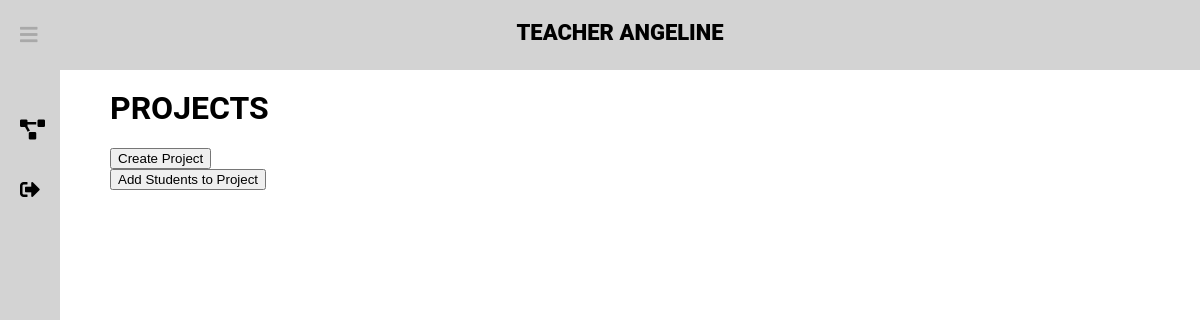
Page /dashboard/ (signed in) on the earlier database version.
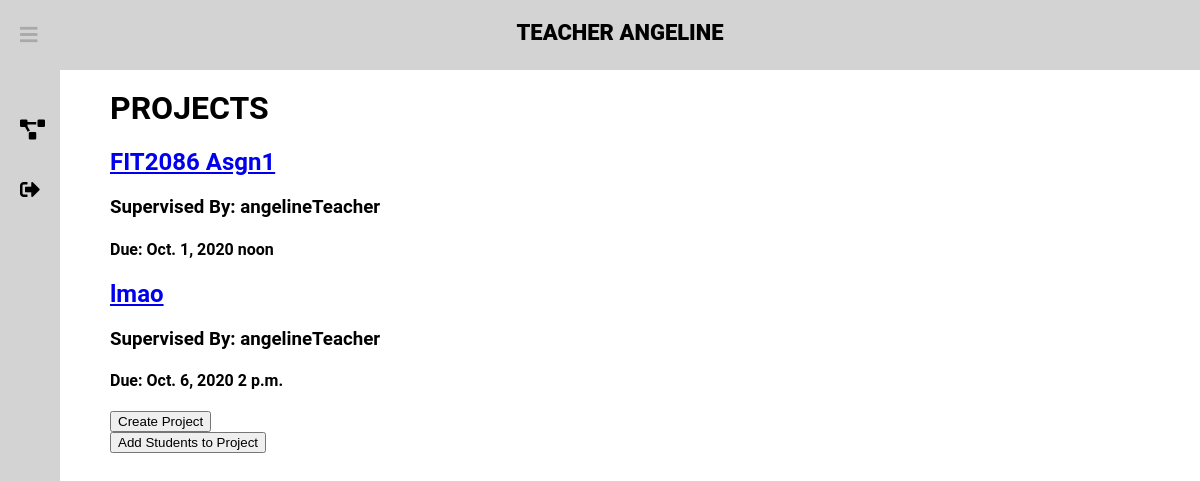
Same page on the later database version.
### projects/models.py (models this page shows, shortened)
class Project(models.Model):
    title = models.CharField(max_length=100)
    due_date = models.DateField()
    due_time = models.TimeField()
    supervisor = models.ForeignKey(User, default=None, on_delete=models.SET_DEFAULT)
    class Meta:
        constraints = [models.UniqueConstraint(fields=['title', 'supervisor'], name="unique title")]
        verbose_name = "Project"

### projects/views.py (the view)
# urls.py: path('dashboard/', project_views.dashboard, name='dashboard'),
@login_required(login_url="/signin")
def dashboard(response):
    if response.user.is_staff:
        projects = Project.objects.filter(supervisor=response.user).order_by('due_date')
        template = "teacherdashboard.html"
    else:
        projects = Project.objects.all().order_by('due_date')   # Filter need to be applied here
        template = "studentdashboard.html"
    arg = {"FirstName": response.user.first_name.capitalize,
           "FullName": response.user.get_full_name,
           "Projects": projects}
    return render(response, template, arg)

### projects/templates/teacherdashboard.html (shortened to what this page needs)
<!DOCTYPE html>
<html lang="en">
{% extends 'newbase.html' %}
{% block content %}
<body>
{% block header %} Teacher {{ FirstName }} {% endblock %}
<div class="container">
    <h1 id="Temp">PROJECTS</h1>
    {% for project in Projects %}
            <div class="project">
            <h2><a href="/dashboard/project-info/{{project.title}}/">{{ project.title }}</a></h2>
            <h3>Supervised By: {{ project.supervisor }}</h3>
            <h4>Due: {{ project.due_date }} {{ project.due_time }}</h4>
            </div>
    {% endfor %}
    <form class="create-project" action = "{% url 'create-project' %}" method="post">
        <button type="submit">Create Project</button>
    </form>
    <form class="assign-students" action = "{% url 'assign-students' %}" method="post">
        <button type="submit">Add Students to Project</button>
    </form>
</div>
</body>
{% endblock %}

### main/templates/newbase.html (shortened to what this page needs)
<!DOCTYPE html>
<html lang="en">
<head>
    <link rel="stylesheet" href="https://cdnjs.cloudflare.com/ajax/libs/font-awesome/5.14.0/css/all.min.css">
</head>
<body>
    <header>
        <label for="check">
            <i class="fas fa-bars" id="sidebar_btn"></i>
        </label>
        <div class="center">
            <h3 style="text-align: center">{% block header %}{% endblock %}</h3>
        </div>
    </header>
    <div class="sidebar">
        <a href="{% url 'dashboard' %}" id="projects"><i class="fas fa-project-diagram"></i><span>My Projects</span></a>
        <a href="{% url 'signout' %}" id="signout"><i class="fas fa-sign-out-alt"></i><span>Sign Out</span></a>
    </div>
    <div class="content">
        {% block content %}
        {% endblock %}
    </div>
</body>
</html>

### main/templates/newbase.html (style rules this page uses)
body { margin: 0; padding: 0; font-family: Roboto, sans-serif; }
header { position: fixed; background: lightgray; padding: 20px; width: 100%; height: 30px; }
.center h3 { color: black; margin: 0; text-transform: uppercase; font-size: 22px; font-weight: 900; }
.sidebar { background: lightgray; margin-top: 70px; padding-top: 30px; position: fixed; left: 0; width: 250px; height: 100%; transition: 0.5s; transition-property: left; }
.sidebar a { color: black; display: block; width: 100%; line-height: 60px; text-decoration: none; padding-left: 40px; box-sizing: border-box; transition: 0.5s; transition-property: background; }
.sidebar i { padding-right: 10px; }
label #sidebar_btn { z-index: 1; color: darkgray; position: fixed; cursor: pointer; left: 20px; font-size: 20px; margin: 5px 0; transition: 0.5s; transition-property: color; }
#check:checked ~ .sidebar { left: -190px; }
#check:checked ~ .sidebar a { font-size: 20px; margin-left: 170px; width: 80px; }
#check:checked ~ .content { margin-left: -190px; }
.content { margin-left: 0; background: white; transition: 0.5s; transition-property: margin-left; }

### projects/templates/teacherdashboard.html (style rules this page uses)
.container { margin-top: 70px; margin-left: 300px; }

Differences in the rows shown:
added Project: title "FIT2086 Asgn1", supervisor "angelineTeacher", due_date "Oct. 1, 2020", due_time "noon"
added Project: title "lmao", supervisor "angelineTeacher", due_date "Oct. 6, 2020", due_time "2 p.m."
